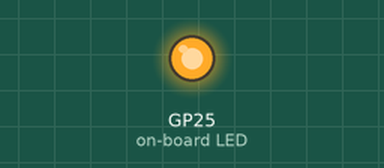
A program run on a simulated Raspberry Pi Pico running MicroPython. Shown: output pins drawn as LEDs (lit = HIGH). WiFi joins after 1.5 s; the board's own WiFi access point starts at once; outgoing connections fail; what the program prints to the serial console is not drawn.

Above: at 0.1 s.
Timing chart, 0 to 1.6 s (numbered marks = the images above):
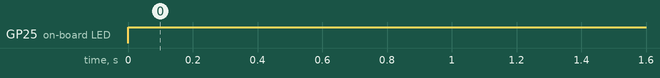

Measured:
- by itself, GP25 (on-board LED): LOW → HIGH at 0.00 s

The program:

accel_wifi.py
```python
import network
import socket
from time import sleep
from picozero import pico_temp_sensor, pico_led
from imu import MPU6050
from machine import reset, Pin, I2C
from math import sqrt

# network details
ssid = ''
password = ''

def open_network():
    # make connection to Wifi
    wlan = network.WLAN(network.AP_IF)
    wlan.active(True)
    wlan.connect(ssid, password)
    print('Waiting for connection...')

    # wait until connected
    while wlan.isconnected() == False:
        sleep(1)

    ip = wlan.ifconfig()[0]
    print(f"IP Address: {ip}")
    return ip

def open_socket(ip):
    send_address = ("192.168.1.132", 4020)
    sock = socket.socket()

    # set up accelerometer
    i2c = I2C(1, sda=Pin(26), scl=Pin(27), freq=400000)
    imu = MPU6050(i2c)

    try:
        sock.connect(send_address)
    except OSError:
        # reset machine if connection fails
        print("Could not connetect. Trying again...")
        return True

    #print(imu.accel_range())


    while True:
        try:
            # attempt sending data
            accel = imu.accel.xyz
            a = sqrt(accel[0]**2 + accel[1]**2 + accel[2]**2)
            sock.send(f"Acelleration is: {accel}\n".encode())
        except OSError:
            # reset on fail
            print("Lost Connection")
            return True

        sleep(0.5)

    sock.close()
    return False

def main():
    pico_led.on()
    ip = open_network()
    while open_socket(ip):
        pass

main()
```
